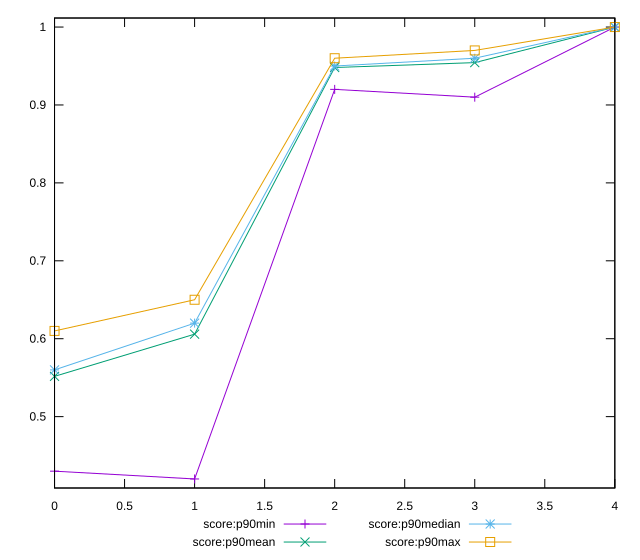

Generate this figure with gnuplot:
reset

$scoreP90Min <<EOF
0 0.43
1 0.42
2 0.92
3 0.91
4 1
EOF

$scoreP90Mean <<EOF
0 0.5517021276595743
1 0.6058510638297876
2 0.9480851063829794
3 0.9543617021276599
4 1
EOF

$scoreP90Median <<EOF
0 0.56
1 0.62
2 0.95
3 0.96
4 1
EOF

$scoreP90Max <<EOF
0 0.61
1 0.65
2 0.96
3 0.97
4 1
EOF

set key outside below
set xrange [0:4]
set yrange [0.4084:1.0116]
set trange [0.4084:1.0116]
set terminal svg size 640, 560 enhanced background rgb 'white'
set output "report_00025_2021-02-22T21:38:55.199Z/mainthread-work-breakdown/progression/score.svg"

plot $scoreP90Min title "score:p90min" with linespoints, \
     $scoreP90Mean title "score:p90mean" with linespoints, \
     $scoreP90Median title "score:p90median" with linespoints, \
     $scoreP90Max title "score:p90max" with linespoints

reset
